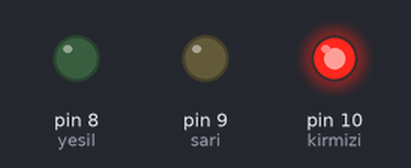
Bench run of a sketch on a simulated Arduino Uno, built with avr-gcc and run on an emulated ATmega328P. Parts: output pins drawn as LEDs (lit = HIGH).

Above: at 1.0 s.
At 3.0 s:
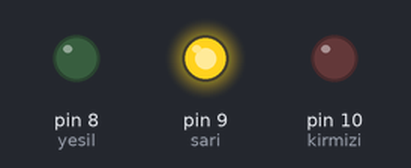
At 5.5 s:
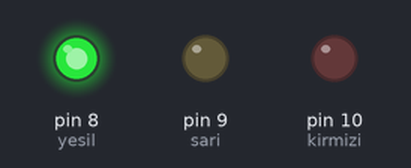
Timing chart, 0 to 9.1 s (numbered marks = the images above):
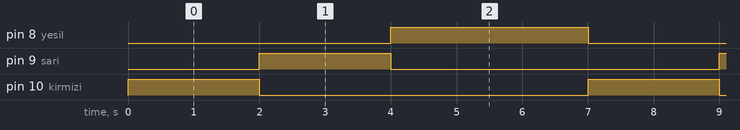

Measured:
- by itself, pin 8 (yesil): alternates HIGH for 3.0 s and LOW for 4.0 s
- by itself, pin 9 (sari), pin 10 (kirmizi): alternates HIGH for 2.0 s and LOW for 5.0 s
- by itself, everything shown: repeats every 7.0 s, in 3 steps

The sketch:

sketch_nov18a.ino
```cpp
int kirmizi=10;
int sari=9;
int yesil=8;
void setup() {
  // put your setup code here, to run once:
pinMode(kirmizi, OUTPUT);
pinMode(sari, OUTPUT);
pinMode(yesil, OUTPUT);

}

void loop() {
  // put your main code here, to run repeatedly:
digitalWrite(kirmizi, HIGH);
digitalWrite(sari, LOW);
digitalWrite(yesil, LOW);
delay(2000);
digitalWrite(kirmizi, LOW);
digitalWrite(sari, HIGH);
digitalWrite(yesil, LOW);
delay(2000);
digitalWrite(kirmizi, LOW);
digitalWrite(sari, LOW);
digitalWrite(yesil, HIGH);
delay(3000);

}
```
